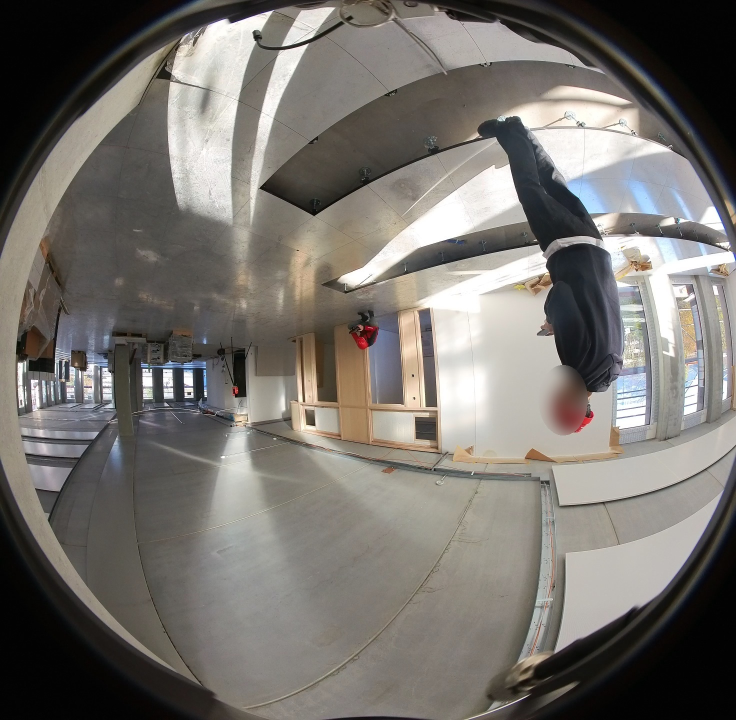
#> input picture _archive/hilti_transition_20261023_004237/data/hilti_frames/floor_2_2025-10-28_run_2/cam0/frames/cam0_00001.jpg, 1472 x 1440 px (shown at 1/2 size)
$ python -i screen_walkthrough_quality.py   (imports and definitions only)   (older library calls are emulated)
#> lines starting #> are read from the running program, lines starting #| are printed output that depends on the picture
#> further down, picture is the input picture: shape (1440, 1472, 3); mean B, G, R 109.3, 114.4, 118.2

from __future__ import annotations

import csv
import json
import math
from collections import Counter
from datetime import datetime, timezone
from pathlib import Path

import cv2
import numpy as np


ROOT = Path(__file__).resolve().parents[1]

SEQUENCE = "floor_2_2025-10-28_run_2"

DATA_ROOT = (
    ROOT
    / "_archive"
    / "hilti_transition_20261023_004237"
    / "data"
)

FRAME_DIR = (
    DATA_ROOT
    / "hilti_frames"
    / SEQUENCE
    / "cam0"
    / "frames"
)

MANIFEST_PATH = FRAME_DIR.parent / "frame_manifest.csv"

OUTPUT_DIR = ROOT / "outputs" / "visual_quality"
OUTPUT_PATH = OUTPUT_DIR / "walkthrough_quality.json"

ANALYSIS_WIDTH = 480
DARK_THRESHOLD = 35
BRIGHT_THRESHOLD = 220


# [15 lines left out: functions safe_float, load_manifest, not called in this run]


def image_metrics(image):
    height, width = image.shape[:2]
#> height = 1440; width = 1472

    scale = ANALYSIS_WIDTH / width
#> scale = 0.326

    resized = cv2.resize(
        image,
        (
            ANALYSIS_WIDTH,
            max(1, round(height * scale)),
        ),
        interpolation=cv2.INTER_AREA,
    )
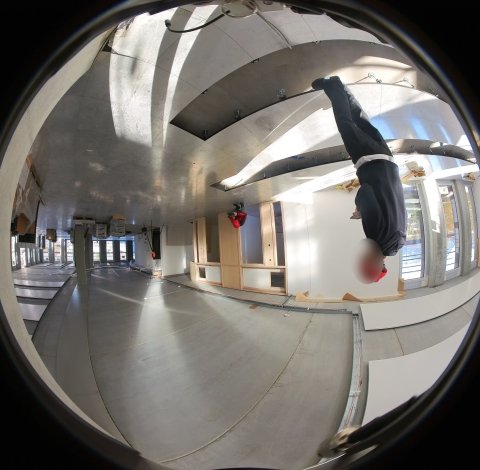
#> resized: shape (470, 480, 3); mean B, G, R 109.3, 114.4, 118.2

    gray = cv2.cvtColor(
        resized,
        cv2.COLOR_BGR2GRAY,
    )
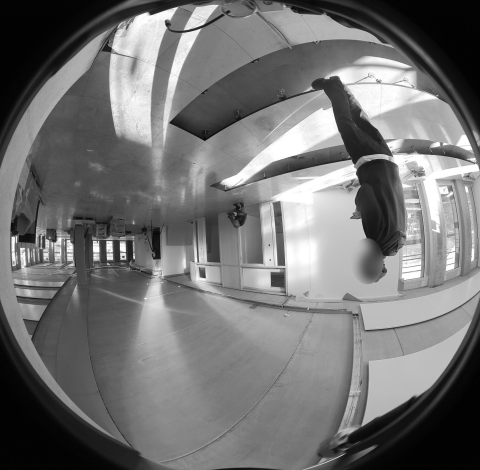
#> gray: shape (470, 480); min 1, max 255, mean 114.9

    # Restrict measurements to the central circular
    # fisheye region. Black corners must not distort
    # exposure or detail statistics.
    h, w = gray.shape
#> h = 470; w = 480

    yy, xx = np.ogrid[:h, :w]
#> yy = 470 values from 0 to 469

    cx = (w - 1) / 2
#> cx = 239.5
    cy = (h - 1) / 2
#> cy = 234.5

    radius = min(w, h) * 0.43
#> radius = 202.1

    mask = (
        (xx - cx) ** 2 +
        (yy - cy) ** 2
    ) <= radius ** 2

    pixels = gray[mask]

    if pixels.size == 0:
        raise RuntimeError("Empty analysis mask")

    blur_map = cv2.Laplacian(
        gray,
        cv2.CV_64F,
    )
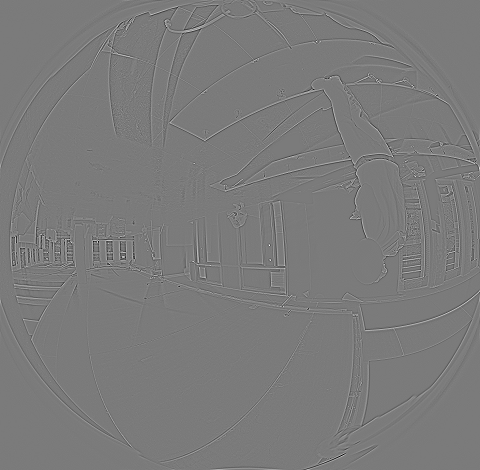
#> blur_map: shape (470, 480) float64; min -396, max 423, mean 0; drawn with min black and max white

    laplacian_variance = float(
        np.var(blur_map[mask])
    )
#> laplacian_variance = 700.6

    edges = cv2.Canny(
        gray,
        80,
        160,
    )
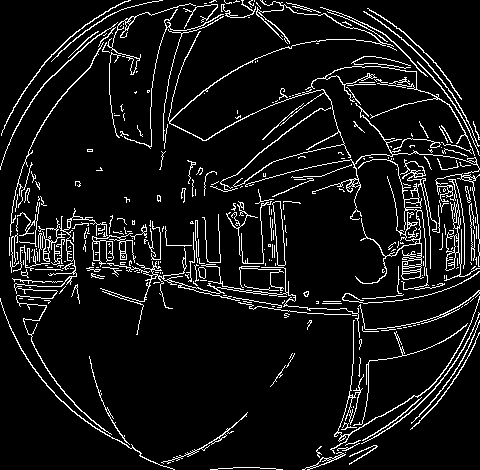
#> edges: shape (470, 480); 8% white in thin lines or dots

    edge_fraction = float(
        np.mean(edges[mask] > 0)
    )
#> edge_fraction = 0.0737

    mean_brightness = float(
        np.mean(pixels)
    )
#> mean_brightness = 134.8

    dark_fraction = float(
        np.mean(pixels < DARK_THRESHOLD)
    )
#> dark_fraction = 0.0178

    bright_fraction = float(
        np.mean(pixels > BRIGHT_THRESHOLD)
    )
#> bright_fraction = 0.0903

    contrast = float(
        np.std(pixels)
    )
#> contrast = 54.77

    return {
        "width": width,
        "height": height,
        "mean_brightness": round(mean_brightness, 3),
        "contrast_std": round(contrast, 3),
        "laplacian_variance": round(
            laplacian_variance, 3
        ),
        "edge_fraction": round(edge_fraction, 5),
        "dark_fraction": round(dark_fraction, 5),
        "bright_fraction": round(bright_fraction, 5),
    }, gray, mask


# [144 lines left out: functions similarity_to_previous, classify_quality, main, not called in this run]


# [2 lines not run here, left out]

>>> import cv2
>>> picture = cv2.imread('../_archive/hilti_transition_20261023_004237/data/hilti_frames/floor_2_2025-10-28_run_2/cam0/frames/cam0_00001.jpg')
>>> result = image_metrics(picture)

$ run again, on _archive/hilti_transition_20261023_004237/data/hilti_frames/floor_2_2025-10-28_run_2/cam0/frames/cam0_00006.jpg
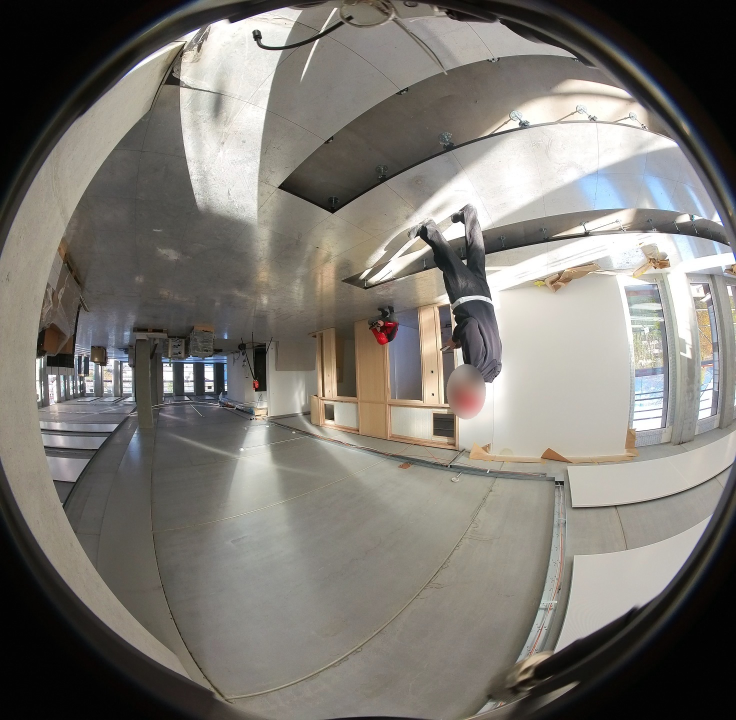
#> input picture _archive/hilti_transition_20261023_004237/data/hilti_frames/floor_2_2025-10-28_run_2/cam0/frames/cam0_00006.jpg, 1472 x 1440 px (shown at 1/2 size)
#> picture is the input picture: shape (1440, 1472, 3); mean B, G, R 113.7, 119.9, 123.5
#> in image_metrics, `blur_map = cv2.Laplacian( gray, cv2.CV_64F, )`:
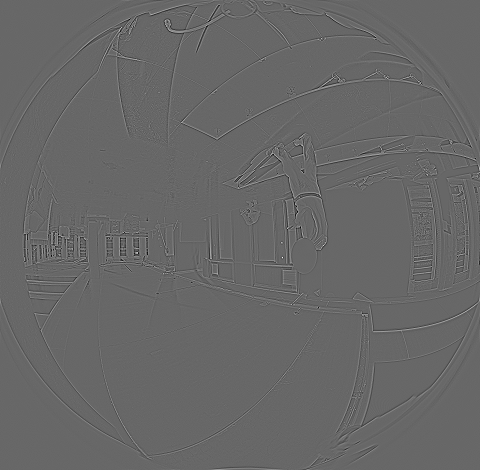
#> blur_map: shape (470, 480) float64; min -350, max 510, mean 0; drawn with min black and max white
#> laplacian_variance = 745.2
#> in image_metrics, `edges = cv2.Canny( gray, 80, 160, )`:
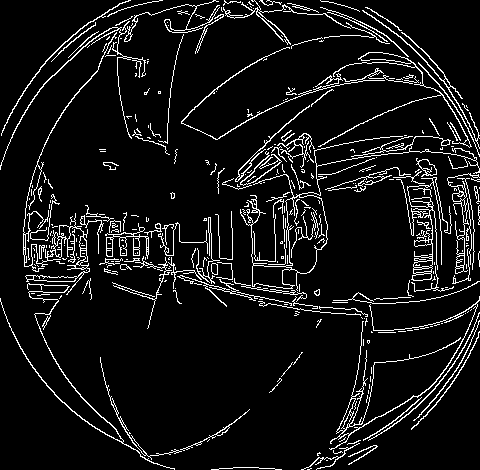
#> edges: shape (470, 480); 7.9% white in thin lines or dots
#> edge_fraction = 0.076
#> mean_brightness = 140.1
#> dark_fraction = 0.00809
#> bright_fraction = 0.0957
#> contrast = 53.08
